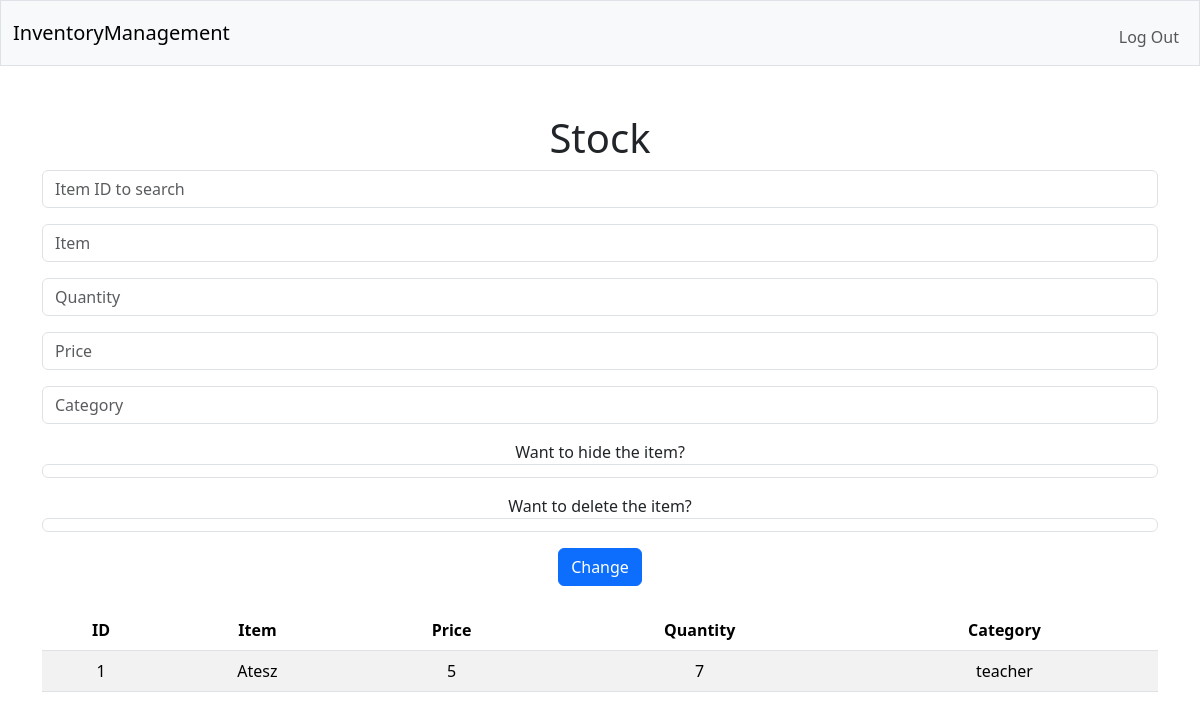
The page / (signed in) on the database its author committed.
### tables this page shows
CREATE TABLE products (id integer NOT NULL primary key AUTOINCREMENT, name text, price integer, quantity integer, category text, is_hidden integer NOT NULL DEFAULT 0);

### app.py (the view)
@app.route("/")
def index():
    if "user_id" not in session:
        return redirect("/login")
    user_id = session["user_id"]
    user = db.execute(
        "SELECT name FROM users WHERE id = ?", (user_id,)
    ).fetchone()
    is_admin = db.execute(
        "SELECT is_admin FROM users WHERE id = ?", (user_id,)
    ).fetchone()[0]
    if is_admin == 1:
        return render_template("stock.html", items=db.execute("SELECT * FROM products").fetchall())
    return render_template("index.html", username=user[0], items=[])

### templates/stock.html (shortened to what this page needs)
{% extends "layout.html" %}
{% block main %}
    <h1>Stock</h1>
    <form action="/stock" method="post">
        <div class="mb-3">
            <input class="form-control" name="item_id" placeholder="Item ID to search" type="number"/>
        </div>
        <div class="mb-3">
            <input autofocus class="form-control" name="item" placeholder="Item" type="text"/>
        </div>
        <div class="mb-3">
            <input class="form-control" name="quantity" placeholder="Quantity" type="number"/>
        </div>
        <div class="mb-3">
            <input class="form-control" name="price" placeholder="Price" type="number"/>
        </div>
        <div class="mb-3">
            <input autofocus class="form-control" name="category" placeholder="Category" type="text"/>
        </div>
        <div class="mb-3">
            Want to hide the item?
            <input class="form-control" name="is_hidden" type="checkbox"/>
        </div>
        <div class="mb-3">
            Want to delete the item?
            <input class="form-control" name="is_deleted" type="checkbox"/>
        </div>
        <button class="btn btn-primary" type="submit">Change</button>
    </form>
    <table class="table table-striped mt-4">
        <thead>
            <tr>
                <th>ID</th>
                <th>Item</th>
                <th>Price</th>
                <th>Quantity</th>
                <th>Category</th>
            </tr>
        </thead>
        <tbody>
            {% for item in items %}
            <tr>
                <td>{{ item[0] }}</td>
                <td>{{ item[1] }}</td>
                <td>{{ item[2] }}</td>
                <td>{{ item[3] }}</td>
                <td>{{ item[4] }}</td>
            </tr>
            {% endfor %}
        </tbody>
    </table>
{% endblock %}

### rows shown on the page
products: id "1", name "Atesz", price "5", quantity "7", category "teacher"
